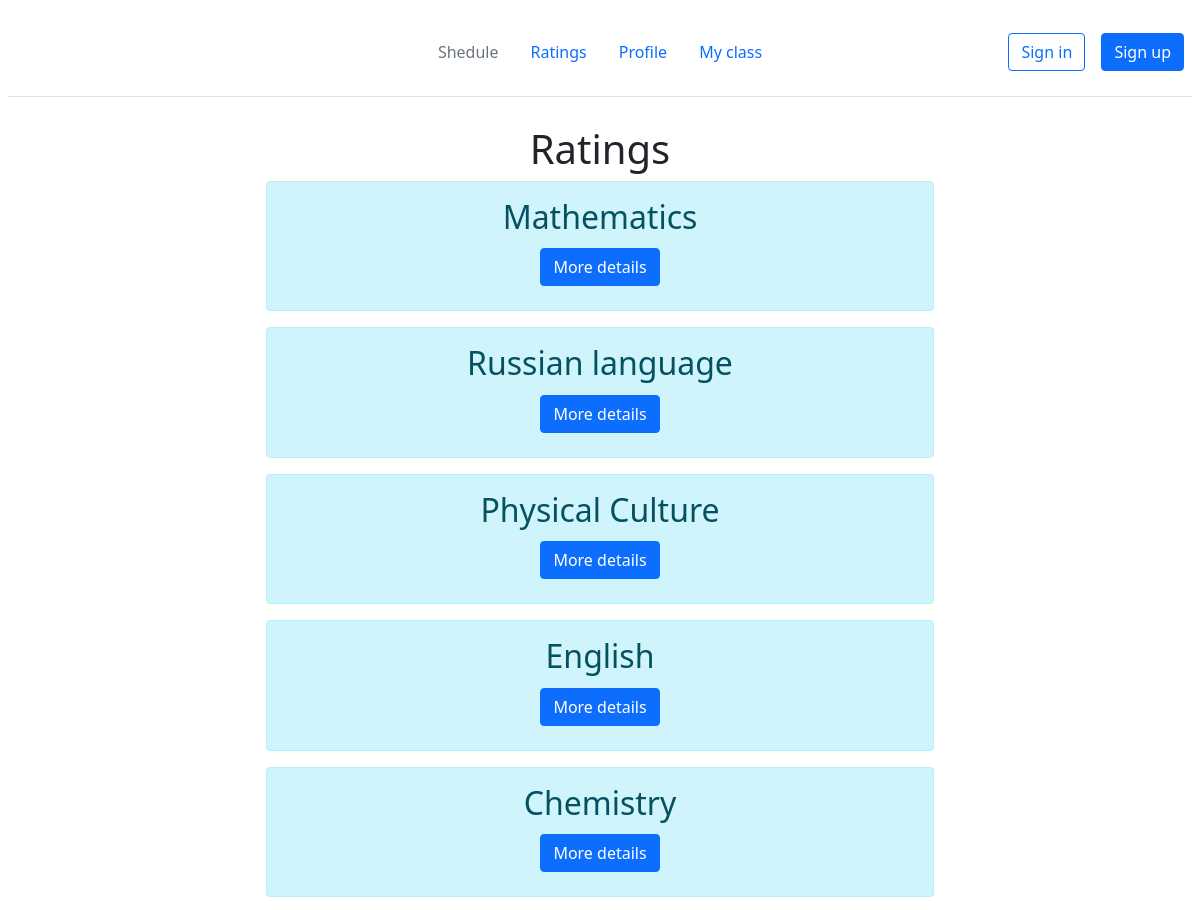
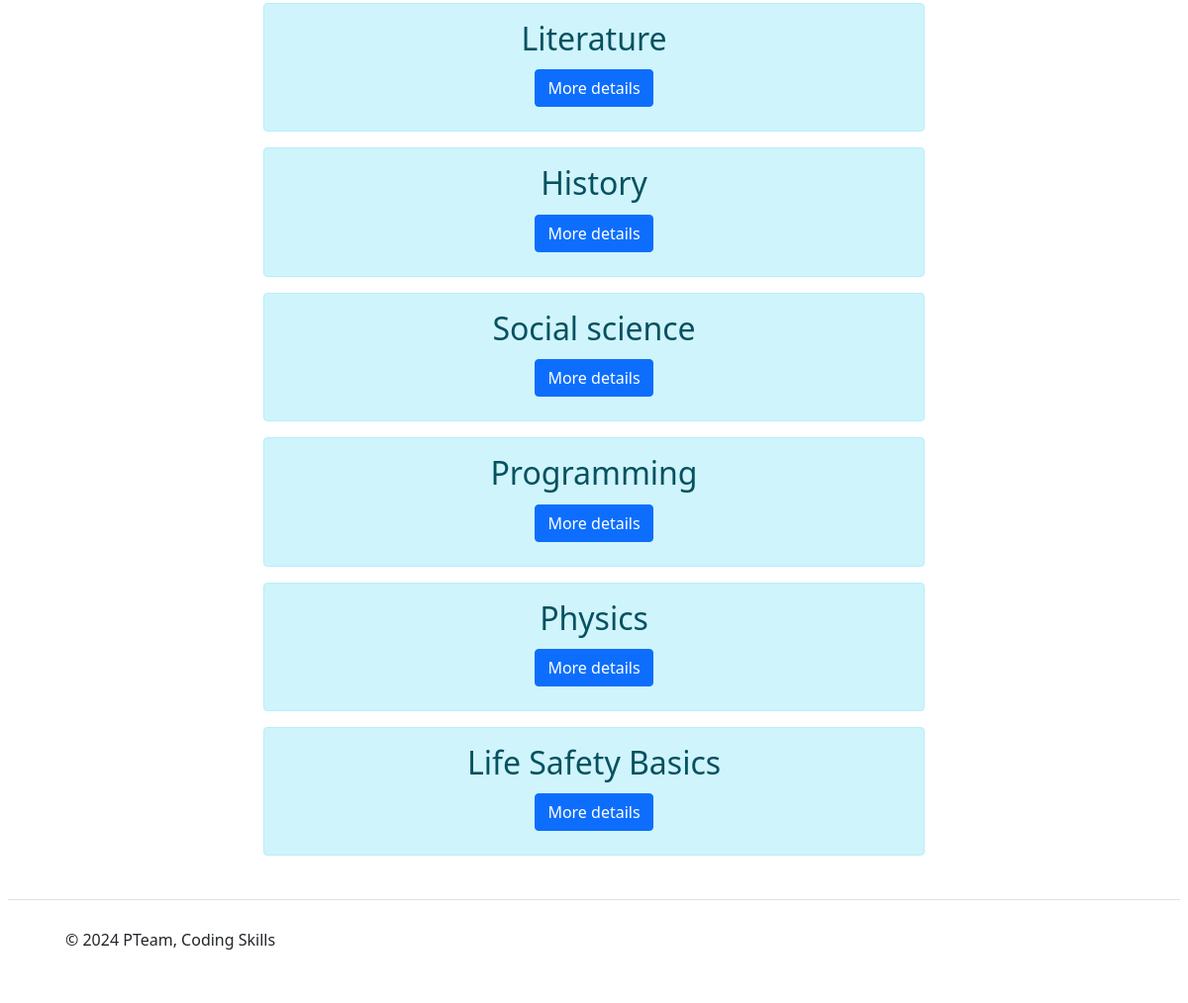
The page /ratings/1 (signed in) on the database its author committed (2 pictures, top to bottom).
### models.py (models this page shows)
class Subjects(db.Model):
    subject_id = db.Column(db.Integer, primary_key=True)
    subject_name = db.Column(db.String(30), nullable=False)

### main.py (the view)
@app.route('/ratings/<int:user_id>')  # оценки
@login_required
def ratings(user_id):
    user = Users.query.filter_by(user_id=user_id).first()
    if not user:
        return render_template('notification.html', message=MESSAGE_LIST[5633], message_id=5633, url=f'/{user_id}',
                               text='To main', user_id=user_id)
    all_subjects = Subjects.query.all()
    return render_template('ratings.html', user_id=user_id, all_subjects=all_subjects)

### UserLogin.py (called while the page is built)
    def fromDB(self, user_id, db):
        myusers = db.query.all()
        for user1 in myusers:
            if user_id == user1.user_id:
                self.__user = user1
        return self

### main.py (called while the page is built)
@login_manager.user_loader
def load_user(user_id):
    return UserLogin().fromDB(user_id, Users)

### templates/ratings.html
{%extends "base.html"%}
{%block body%}
<div class="prof-container">
    <div class="container">
        <h1>Ratings</h1>
        {% for subject in all_subjects %}
        <div class="alert alert-info">
            <h2>{{subject.subject_name}}</h2>
            <div>
                <a href="/ratings/{{subject.subject_id}}/{{user_id}}" class="btn btn-primary">More details</a>
            </div>
        </div>
        {% endfor %}
    </div>
</div>
{%endblock%}

### templates/base.html (shortened to what this page needs)
<!DOCTYPE html>
<html lang="en">
<head>
    <link href="https://cdn.jsdelivr.net/npm/bootstrap@5.1.3/dist/css/bootstrap.min.css" rel="stylesheet"
>
    <link rel="stylesheet" href="{{url_for('static', filename='style.css')}}">
</head>
<body>
<header class="d-flex flex-wrap align-items-center justify-content-center justify-content-md-between py-3 mb-4 border-bottom">
    <div class="col-md-3 mb-2 mb-md-0">
            <svg class="bi" width="40" height="32" role="img" aria-label="Bootstrap">
                <use xlink:href="#bootstrap"></use>
            </svg>
    </div>
    <ul class="nav col-12 col-md-auto mb-2 justify-content-center mb-md-0">
        <li><a href="/schedule/{{user_id}}" class="nav-link px-2 link-secondary">Shedule</a></li>
        <li><a href="/ratings/{{user_id}}" class="nav-link px-2">Ratings</a></li>
        <li><a href="/profile/{{user_id}}" class="nav-link px-2">Profile</a></li>
        <li><a href="/myclasses/{{user_id}}" class="nav-link px-2">My class</a></li>
    </ul>
    <div class="col-md-3 text-end">
        <a href="/signin/{{user_id}}" class="btn btn-outline-primary me-2">Sign in</a>
        <a href="/signup/{{user_id}}" class="btn btn-primary">Sign up</a>
    </div>
</header>
{% block body%}
{% endblock %}
<footer class="d-flex flex-wrap justify-content-between align-items-center py-3 my-4 border-top">
    <div class="col-md-4 d-flex align-items-center">
        <a href="/" class="mb-3 me-2 mb-md-0 text-body-secondary text-decoration-none lh-1">
            <svg class="bi" width="30" height="24">
                <use xlink:href="#bootstrap"></use>
            </svg>
        </a>
        <span class="mb-3 mb-md-0 text-body-secondary">© 2024 PTeam, Coding Skills</span>
    </div>
</footer>
</body>
</html>

### static/style.css (style rules this page uses)
* { margin: 4px; }
.container { text-align: center; }
.prof-container { display: flex; width: 700px; margin: auto; justify-content: space-between; }

### rows shown on the page
Subjects: subject_name "Mathematics"
Subjects: subject_name "Russian language"
Subjects: subject_name "Physical Culture"
Subjects: subject_name "English"
Subjects: subject_name "Chemistry"
Subjects: subject_name "Literature"
Subjects: subject_name "History"
Subjects: subject_name "Social science"
Subjects: subject_name "Programming"
Subjects: subject_name "Physics"
Subjects: subject_name "Life Safety Basics"
